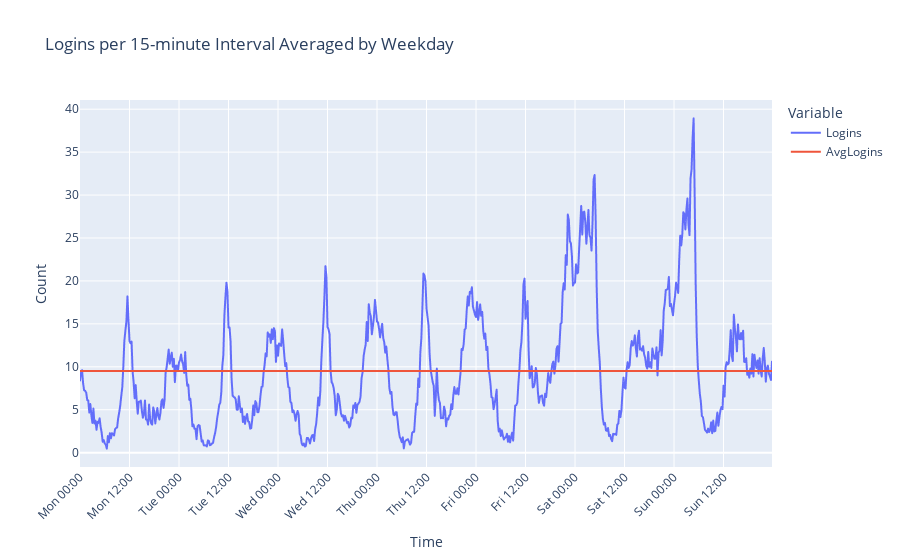

Notebook cell for this chart:
### Code cell
# Labels for xticks
ticks = range(0, avg_weekly_logins.shape[0], 48)
labels = [f'{weekdays[i//2]} 12:00' if i % 2 else f'{weekdays[i//2]} 00:00' for i in range(14)]

# Plotly
fig3 = avg_weekly_logins.plot(title='Logins per 15-minute Interval Averaged by Weekday', 
                              labels=dict(value='Count', variable='Variable'))
fig3.update_xaxes(tickvals=labels, tickangle=-45)
fig3.show()

# Matplotlib
# avg_weekly_logins.plot(figsize=(16, 6), xlim=(0, avg_weekly_logins.shape[0]))
# plt.title('Logins per 15-minute Interval Averaged by Weekday', fontsize=16)
# plt.ylabel('login_count')
# plt.xlabel('time_of_week')
# plt.xticks(ticks, labels, rotation=45, ha='right');

### Figure 1 — Plotly figure (JSON) as saved in the notebook; plotly's stock layout.template omitted (floating-point values rounded to 4 significant figures; data arrays with more than 128 entries replaced by an {"elided": "..."} marker saying what was removed)
{"data": [{"hovertemplate": "Variable=Logins<br>Time=%{x}<br>Count=%{y}<extra></extra>", "legendgroup": "Logins", "line": {"color": "#636efa", "dash": "solid"}, "marker": {"symbol": "circle"}, "mode": "lines", "name": "Logins", "showlegend": true, "type": "scattergl", "x": {"elided": "672 str values"}, "xaxis": "x", "y": {"elided": "672 float values"}, "yaxis": "y"}, {"hovertemplate": "Variable=AvgLogins<br>Time=%{x}<br>Count=%{y}<extra></extra>", "legendgroup": "AvgLogins", "line": {"color": "#EF553B", "dash": "solid"}, "marker": {"symbol": "circle"}, "mode": "lines", "name": "AvgLogins", "showlegend": true, "type": "scattergl", "x": {"elided": "672 str values"}, "xaxis": "x", "y": {"elided": "672 float values"}, "yaxis": "y"}], "layout": {"autosize": true, "legend": {"title": {"text": "Variable"}, "tracegroupgap": 0}, "title": {"text": "Logins per 15-minute Interval Averaged by Weekday"}, "xaxis": {"anchor": "y", "autorange": true, "domain": [0, 1], "range": [0, 671], "tickangle": -45, "tickvals": ["Mon 00:00", "Mon 12:00", "Tue 00:00", "Tue 12:00", "Wed 00:00", "Wed 12:00", "Thu 00:00", "Thu 12:00", "Fri 00:00", "Fri 12:00", "Sat 00:00", "Sat 12:00", "Sun 00:00", "Sun 12:00"], "title": {"text": "Time"}, "type": "category"}, "yaxis": {"anchor": "x", "autorange": true, "domain": [0, 1], "range": [-1.67, 41.07], "title": {"text": "Count"}, "type": "linear"}}}
